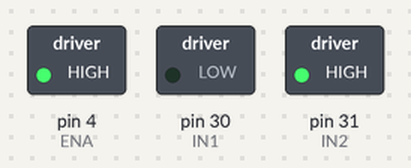
This sketch was run on a simulated Arduino Mega 2560, built with avr-gcc and run on an emulated ATmega2560. Parts: switched loads named in the sketch (green lamp = pin HIGH).

Above: at 0.1 s.
Timing chart, 0 to 1.6 s (numbered marks = the images above):
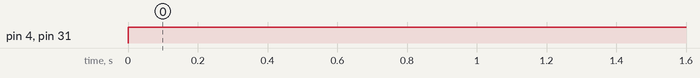

Measured:
- by itself, pin 4 (ENA), pin 31 (IN2): LOW → HIGH at 0.00 s

The sketch:

EncodedMotor.ino
```cpp
#define ENA 4   // Enable pin for motor A controls motor speed (0-255) (has to be PWM)
#define IN1 30  // Inputs 1 and 2 control motor direction (can be any digital pin)
#define IN2 31

#define ENC_A 2  // Encoder channel A (has to be PWM)
#define ENC_B 3  // Encoder channel B (has to be PWM)

void setup()
{
  // Set control pins as outputs
  pinMode(ENA, OUTPUT);
  pinMode(IN1, OUTPUT);
  pinMode(IN2, OUTPUT);

  // Set encoder pins as inputs with internal pullup resistors
  pinMode(ENC_A, INPUT_PULLUP);
  pinMode(ENC_B, INPUT_PULLUP);
}

void loop()
{
  digitalWrite(ENA, 255);   // Enable the motor driver (0-255) controls speed
  digitalWrite(IN1, LOW);   // Set IN1 HIGH and IN2 LOW to spin motor forward and vice versa for reverse
  digitalWrite(IN2, HIGH);
}
```
